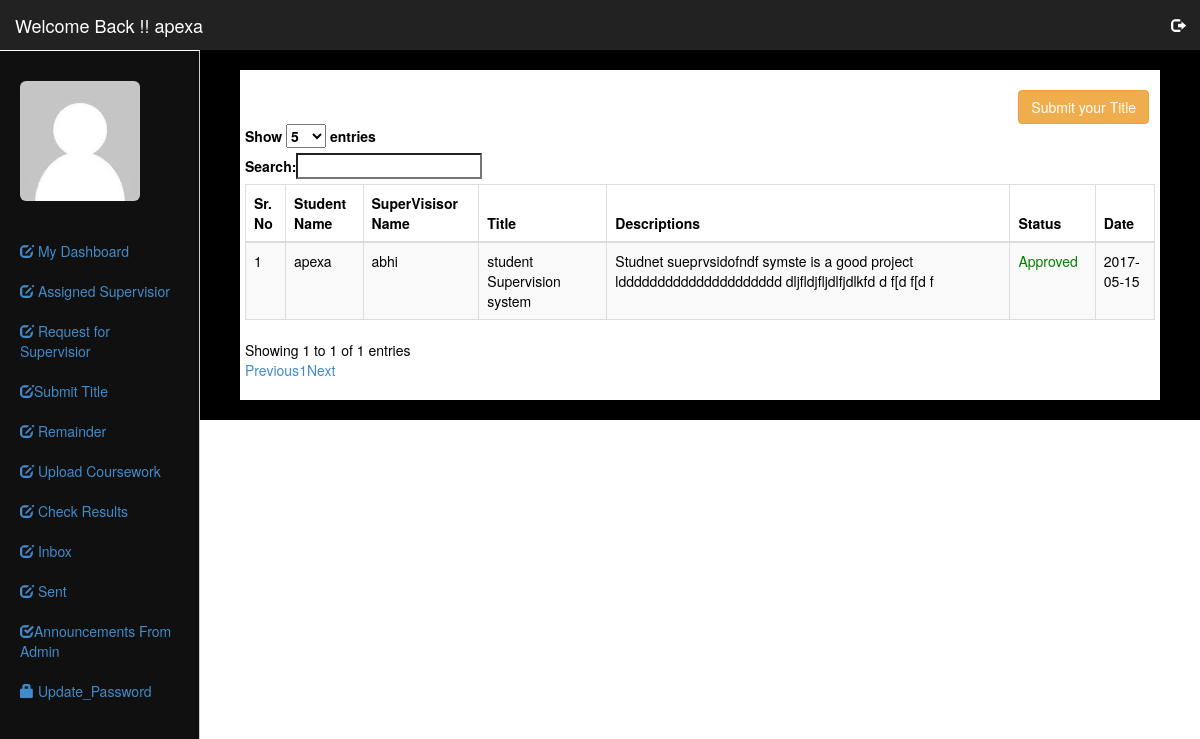
Page /New/student/index.php?option=submit_title (signed in) on the committed database.
### tables this page shows
CREATE TABLE IF NOT EXISTS `student` (
  `id` int(11) NOT NULL AUTO_INCREMENT,
  `name` char(50) NOT NULL,
  `email` varchar(50) NOT NULL,
  `pass` varchar(50) NOT NULL,
  `mob` varchar(15) NOT NULL,
  `gender` varchar(10) NOT NULL,
  `program` varchar(50) NOT NULL,
  `course` varchar(50) NOT NULL,
  PRIMARY KEY (`id`),
  UNIQUE KEY `email` (`email`)
);

CREATE TABLE IF NOT EXISTS `project_title` (
  `Tid` int(11) NOT NULL AUTO_INCREMENT,
  `stu_id` int(11) NOT NULL,
  `super_id` int(11) NOT NULL,
  `project_title` varchar(150) NOT NULL,
  `project_description` text NOT NULL,
  `title_status` varchar(50) NOT NULL,
  `date` date NOT NULL,
  PRIMARY KEY (`Tid`)
);

CREATE TABLE IF NOT EXISTS `supervisor` (
  `id` int(11) NOT NULL AUTO_INCREMENT,
  `name` char(50) NOT NULL,
  `email` varchar(50) NOT NULL,
  `pass` varchar(50) NOT NULL,
  `mob` varchar(20) NOT NULL,
  `gender` varchar(10) NOT NULL,
  `program` varchar(50) NOT NULL,
  `course` varchar(50) NOT NULL,
  `status` varchar(20) NOT NULL,
  PRIMARY KEY (`id`),
  UNIQUE KEY `email` (`email`)
);

### New/student/submit_title.php (the view)
<?php
 if(isset($_GET['sub']))
 {
 if(isset($submit))
 {
	$que=mysqli_query($con,"select * from project_title where project_title='$title'");
	$row= mysqli_num_rows($que);
	 if($row)
	 {
		$err="<font color='red'>This project title is submitted by others !</font>";
		}
		else
		{
			$que1=mysqli_query($con,"select * from project_title where stu_id='".$stuRes['id']."'");
	$row1= mysqli_num_rows($que1);
		if($row1)
		{
		$err="<font color='red'>You have already submitted Your title wait for approval</font>";
		}
		else
		{
		mysqli_query($con,"insert into project_title
		values('','".$stuRes['id']."','".$supId."','$title','$des','1',now())");
		$err="<font color='green'>Your Title has been Submitted Wait for Approval</font>";
		}
		}
 }
 ?>
 <div class="col-lg-10 well">
 <form method="post">
   <div class="form-group">
    <a href="index.php?option=submit_title" class="btn btn-success">Back</a>
  </div>
	<div class="form-group">
    <label for="exampleInputEmail1"><?php echo @$err;?></label>
  </div>
  <div class="form-group">
    <label for="exampleInputPassword1">Enter Your Project Title</label>
    <input type="text" class="form-control" name="title" placeholder="project title">
  </div>
   <div class="form-group">
    <label for="exampleInputPassword1">Project Descriptions</label>
    <textarea class="form-control" name="des" placeholder="Project Descriptions"></textarea>
  </div>
<br/>
<div class="form-group">
    <button name="submit" class="btn  btn-success" type="submit">
	Submit Title</button>
</div>
	</form>
	</div>
	<?php
	}
	else
	{
	?>
	<div id="page-wrapper" style="background:#fff;padding:20px;color:#000">
            <div class="row">
							<div class="col-lg-10"></div>
			<div class="col-lg-2">
			<a title="Submit Your title" href="index.php?option=submit_title&sub=save" class="btn btn-warning">Submit your Title</a>
</div>
			<div class="row">
                <div class="col-lg-12">
                    <table class="table table-striped table-responsive table-bordered" id='example'>
						<thead>
								<th>Sr. No</th>
		<th>Student Name</th>
		<th>SuperVisisor Name</th>
		<th>Title</th>
		<th>Descriptions</th>
		<th>Status</th>
		<th>Date</th>
						</thead>
                        <tbody>
                <?php
	$i=1;
	$que=mysqli_query($con,"select * from  project_title");
		while($row= mysqli_fetch_array($que))
	{?>
	<tr>
		<Td><?php echo $i;$i++;?></Td>
		<Td><?php echo $stuRes['name'];?></Td>
		<Td>
		<?php
		$sup=mysqli_query($con,"select name from
		 supervisor where id='".$row['super_id']."'");
		$sup1=mysqli_fetch_assoc($sup);
		echo $sup1['name'];
		?>
		</Td>
		<Td><?php echo $row['project_title'];?></Td>
		<Td><?php echo $row['project_description'];?></Td>
		<Td>
<?php
if($row['title_status']==1)
{
echo "<span  style='color:red'>Not Approved</span>";
}
else
{
echo "<span  style='color:green'>Approved</span>";
}
?>
</Td>
		<Td><?php echo $row['date'];?></Td>
	</tr>
	<?php } ?>
                        </tbody>
                    </table>
                </div>
            </div>
        </div>
    </div>
	<?php }?>

### New/student/index.php (shortened to what this page needs)
<?php
require('../include/config.php');
extract($_SESSION);
extract($_REQUEST);
$stu=mysqli_query($con,"select * from student where email='".$student."'");
$stuRes=mysqli_fetch_array($stu);
$sup=mysqli_query($con,"select * from assign_supervisior where
 stu_id='".$stuRes['id']."'");
$supRes=mysqli_fetch_array($sup);
$supId=$supRes['super_id'];
 ?>
<!DOCTYPE html>
<html lang="en">
  <head>
    <link href="../css/bootstrap.min.css" rel="stylesheet">
    <link href="../css/dashboard.css" rel="stylesheet">
  </head>
  <body>
    <nav class="navbar navbar-inverse navbar-fixed-top">
      <div class="container-fluid">
        <div class="navbar-header">
          <a class="navbar-brand" href="#" style="color:#FFFFFF"><?php echo "Welcome Back !!  ".$stuRes[
		  'name'];?></a>
        </div>
        <div id="navbar" class="navbar-collapse collapse">
          <ul class="nav navbar-nav navbar-right">
           <li><a href="logout.php" title="click here to logout" style="color:#FFFFFF"><span style="color:#FFFFFF" class="glyphicon glyphicon-log-out"></span></a></li>
          </ul>
        </div>
      </div>
    </nav>
    <div class="container-fluid">
      <div class="row">
        <div class="col-sm-3 col-md-2 sidebar" style="border-right:1px solid #CCC;background:#101010">
          <ul class="nav nav-sidebar">
            <li><a href=""><img src="../img/user11.jpg" style="width:120px;height:120px" class="img-rounded"></li>
		    <li><a href="index.php"><span class="glyphicon glyphicon-edit"></span> My Dashboard</a></li>
			<li><a href="index.php?option=supervisior"><span class="glyphicon glyphicon-edit"></span> Assigned Supervisior</a></li>
			<li><a href="index.php?option=supervisior_request"><span class="glyphicon glyphicon-edit"></span> Request for Supervisior</a></li>
			<li><a href="index.php?option=submit_title"><span class="glyphicon glyphicon-edit"></span>Submit Title</a></li>
            <li><a href="index.php?option=remainder"><span class="glyphicon glyphicon-edit"></span> Remainder</a></li>
            <li><a href="index.php?option=upload_course"><span class="glyphicon glyphicon-edit"></span> Upload Coursework</a></li>
			<li><a href="index.php?option=results"><span class="glyphicon glyphicon-edit"></span> Check Results</a></li>
			<li><a href="index.php?option=inbox"><span class="glyphicon glyphicon-edit"></span> Inbox</a></li>
			<li><a href="index.php?option=sent"><span class="glyphicon glyphicon-edit"></span> Sent</a></li>
			<li><a href="index.php?option=Announcements" title="Announcements for all supervisior and Student"><span class="glyphicon glyphicon-check"></span>Announcements From Admin</a></li>
			 <li><a href="index.php?option=update_password"><span class="glyphicon glyphicon-lock"></span> Update_Password</a></li>
          </ul>
        </div>
		<div class="col-sm-9 col-sm-offset-3 col-md-10 col-md-offset-2 main" style="background:#000000">
			<?php
			$option=$_REQUEST['option'];
			if($option!="")
			{
				if($option=="submit_title")
				{
				include('submit_title.php');
				}
		  }?>
        </div>
      </div>
    </div>
  </body>
</html>

### New/css/dashboard.css (style rules this page uses)
body { padding-top: 50px; }
.navbar-fixed-top { border: 0; }
.sidebar { display: none; }
@media (min-width: 768px) { .sidebar { position: fixed; top: 51px; bottom: 0; left: 0; z-index: 1000; display: block; padding: 20px; overflow-x: hidden; overflow-y: auto; background-color: #f5f5f5; border-right: 1px solid #eee; } }
.nav-sidebar { margin-right: -21px; margin-bottom: 20px; margin-left: -20px; }
.nav-sidebar > li > a { padding-right: 20px; padding-left: 20px; }
.main { padding: 20px; }
@media (min-width: 768px) { .main { padding-right: 40px; padding-left: 40px; } }

### rows in the picture
student: name "apexa"
project_title: supervisor.name "abhi", project_title "student Supervision system", project_description "Studnet sueprvsidofndf symste is a good project lddddddddddddddddddddd dljfldjfljdlfjdlkfd d f[d f[d f", title_status "Approved", date "2017-05-15"
